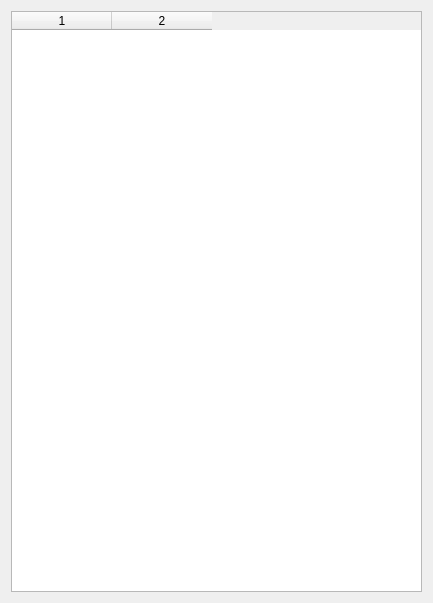
<?xml version="1.0" encoding="UTF-8"?>
<ui version="4.0">
 <class>manCompDialog</class>
 <widget class="QDialog" name="manCompDialog">
  <property name="geometry">
   <rect>
    <x>0</x>
    <y>0</y>
    <width>433</width>
    <height>603</height>
   </rect>
  </property>
  <property name="windowTitle">
   <string>Manage Components</string>
  </property>
  <layout class="QVBoxLayout" name="verticalLayout">
   <item>
    <widget class="QTableWidget" name="table">
     <property name="columnCount">
      <number>2</number>
     </property>
     <column/>
     <column/>
    </widget>
   </item>
  </layout>
 </widget>
 <resources/>
 <connections/>
</ui>
